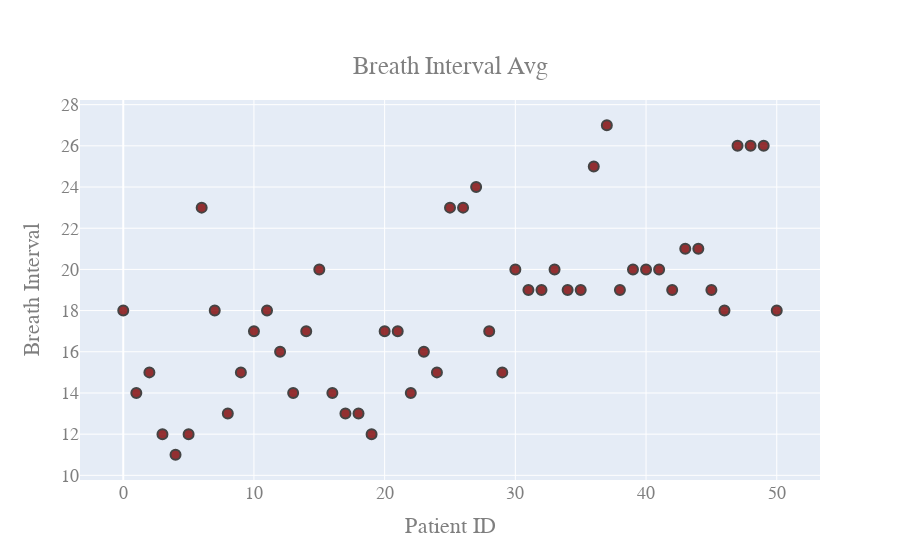

Notebook cell for this chart:
### Code cell
#plot
import plotly.graph_objects as go
import numpy as np
# fig = px.scatter(x=bpm_x, y=bpm,name='BPM')
fig = go.Figure()

fig.add_trace(go.Scatter(
    x=val_x, y=val,
    name='Breath interval',
    mode='markers',
    marker_color='rgba(125, 0, 0, .8)'
))


fig.update_traces(mode='markers', marker_line_width=2, marker_size=10)
# fig.update_layout( )

fig.update_layout(
    
    xaxis_title="Patient ID",
    yaxis_title="Breath Interval",
    
    font=dict(
        family="Courier New, monospace",
        size=18,
        color="#7f7f7f"
    ),
    title={
        'text': "Breath Interval Avg",
        'y':0.9,
        'x':0.5,
        'xanchor': 'center',
        'yanchor': 'top'
    }
    
)

### Figure 1 — Plotly figure (JSON) as saved in the notebook; plotly's stock layout.template omitted (floating-point values rounded to 4 significant figures)
{"data": [{"marker": {"color": "rgba(125, 0, 0, .8)", "line": {"width": 2}, "size": 10}, "mode": "markers", "name": "Breath interval", "type": "scatter", "x": [0, 1, 2, 3, 4, 5, 6, 7, 8, 9, 10, 11, 12, 13, 14, 15, 16, 17, 18, 19, 20, 21, 22, 23, 24, 25, 26, 27, 28, 29, 30, 31, 32, 33, 34, 35, 36, 37, 38, 39, 40, 41, 42, 43, 44, 45, 46, 47, 48, 49, 50], "y": [18, 14, 15, 12, 11, 12, 23, 18, 13, 15, 17, 18, 16, 14, 17, 20, 14, 13, 13, 12, 17, 17, 14, 16, 15, 23, 23, 24, 17, 15, 20, 19, 19, 20, 19, 19, 25, 27, 19, 20, 20, 20, 19, 21, 21, 19, 18, 26, 26, 26, 18]}], "layout": {"font": {"color": "#7f7f7f", "family": "Courier New, monospace", "size": 18}, "title": {"text": "Breath Interval Avg", "x": 0.5, "xanchor": "center", "y": 0.9, "yanchor": "top"}, "xaxis": {"title": {"text": "Patient ID"}}, "yaxis": {"title": {"text": "Breath Interval"}}}}
